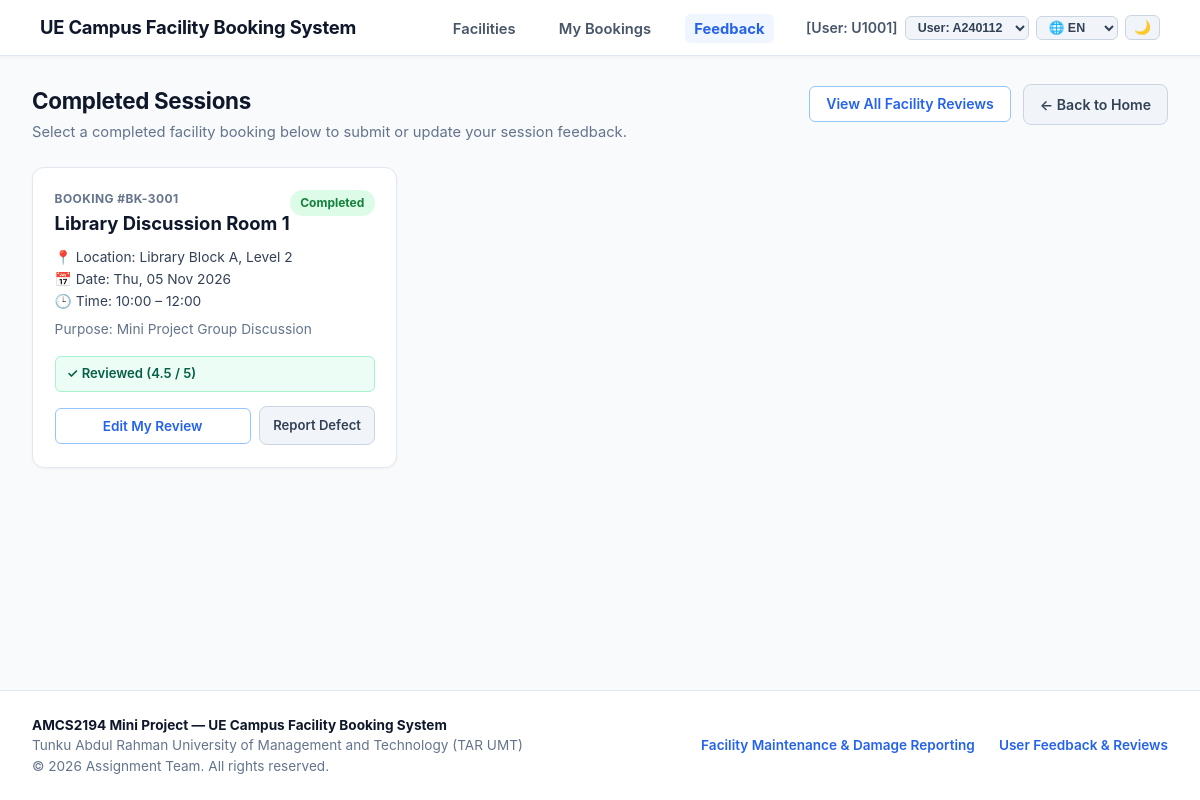
The app's page /modules/feedback/completed.php with its own data.
### tables this page shows
CREATE TABLE `user` (
  `UserID` varchar(10) NOT NULL,
  `FullName` varchar(100) NOT NULL,
  `CampusEmail` varchar(100) NOT NULL,
  `PhoneNo` varchar(15) NOT NULL,
  `UserRole` enum('Student','Staff','Admin','Technician') NOT NULL,
  `AccountStatus` enum('Active','Suspended','Inactive') DEFAULT 'Active',
  `PasswordHash` varchar(255) NOT NULL
);

CREATE TABLE `booking` (
  `BookingID` varchar(10) NOT NULL,
  `UserID` varchar(10) NOT NULL,
  `FacilityID` varchar(10) NOT NULL,
  `BookingDate` date NOT NULL,
  `StartTime` time NOT NULL,
  `EndTime` time NOT NULL,
  `Purpose` varchar(200) NOT NULL,
  `BookingStatus` enum('Confirmed','Checked-In','Cancelled','No-Show','Completed') DEFAULT 'Confirmed'
);

CREATE TABLE `facility` (
  `FacilityID` varchar(10) NOT NULL,
  `FacilityName` varchar(100) NOT NULL,
  `Category` enum('Sports','Academic') NOT NULL,
  `LocationBlock` varchar(50) NOT NULL,
  `Capacity` int(11) NOT NULL,
  `AvailabilityStatus` enum('Available','Under Maintenance','Closed') DEFAULT 'Available'
);

CREATE TABLE `feedback` (
  `FeedbackID` varchar(10) NOT NULL,
  `BookingID` varchar(10) NOT NULL,
  `CleanlinessRating` decimal(2,1) NOT NULL CHECK (`CleanlinessRating` between 1.0 and 5.0),
  `ConditionRating` decimal(2,1) NOT NULL CHECK (`ConditionRating` between 1.0 and 5.0),
  `OverallScore` decimal(2,1) NOT NULL,
  `UserComments` text DEFAULT NULL,
  `AdminRemarks` varchar(300) DEFAULT NULL,
  `SubmissionDate` datetime DEFAULT current_timestamp()
);

### includes/auth.php (called while the page is built, shortened)
<?php
require_once __DIR__ . '/db.php';
class AuthService {
    public static function setActiveUser(string $userId): bool {
        $db = getDB();
        $stmt = $db->prepare('SELECT UserID, FullName, CampusEmail, PhoneNo, UserRole, AccountStatus FROM user WHERE UserID = ?');
        $stmt->execute([$userId]);
        $user = $stmt->fetch();
        if ($user) {
            return true;
        }
        return false;
    }
    public static function getCurrentUser(): array {
        if (!isset($_SESSION['user'])) {
            if (!self::setActiveUser('A240112')) {
                self::setActiveUser('U1001');
            }
        }
        return $_SESSION['user'];
    }
    public static function isAdmin(): bool {
        $user = self::getCurrentUser();
        return ($user['UserRole'] ?? '') === 'Admin';
    }
}

### includes/i18n.php (called while the page is built, shortened)
<?php
class I18n {
    private static ?string $currentLang = null;
    public static function getLang(): string {
        if (self::$currentLang !== null) {
            return self::$currentLang;
        }
        $detected = self::detectBrowserLanguage();
        self::$currentLang = $detected;
        return $detected;
    }
    private static function detectBrowserLanguage(): string {
        $header = strtolower($_SERVER['HTTP_ACCEPT_LANGUAGE'] ?? '');
        $parts = explode(',', $header);
        foreach ($parts as $part) {
            $code = trim(explode(';', $part)[0]);
            if (str_starts_with($code, 'en')) {
                return 'en';
            }
        }
        return 'en';
    }
    public static function get(string $key): string {
        $lang = self::getLang();
        return self::$translations[$lang][$key] ?? self::$translations['en'][$key] ?? $key;
    }
}
function t(string $key): string {
    return I18n::get($key);
}

### includes/db.php (called while the page is built, shortened)
<?php
class Database {
    private static ?PDO $instance = null;
    public static function getConnection(): PDO {
        if (self::$instance === null) {
            $dsn = sprintf(
                'mysql:host=%s;port=%s;dbname=%s;charset=%s',
                self::DB_HOST,
                self::DB_PORT,
                self::DB_NAME,
                self::DB_CHARSET
            );
            $options = [
                PDO::ATTR_ERRMODE            => PDO::ERRMODE_EXCEPTION,
                PDO::ATTR_DEFAULT_FETCH_MODE => PDO::FETCH_ASSOC,
                PDO::ATTR_EMULATE_PREPARES   => false,
            ];
            try {
                self::$instance = new PDO($dsn, self::DB_USER, self::DB_PASS, $options);
            } catch (PDOException $e) {
                error_log('Database Connection Error: ' . $e->getMessage());
                die('Database connection failed. Please ensure the MariaDB service in XAMPP is running.');
            }
        }
        return self::$instance;
    }
}
function getDB(): PDO {
    return Database::getConnection();
}

### services/FeedbackService.php (called while the page is built, shortened)
<?php
require_once __DIR__ . '/../includes/db.php';
class FeedbackService {
    private PDO $db;
    public function __construct() {
        $this->db = getDB();
    }
    public function getCompletedBookingsWithFeedbackStatus(?string $userId = null): array {
        $sql = "SELECT b.*, f.FacilityName, f.LocationBlock, f.Category AS FacilityCategory,
                       fb.FeedbackID, fb.OverallScore
                FROM booking b
                JOIN facility f ON b.FacilityID = f.FacilityID
                LEFT JOIN feedback fb ON b.BookingID = fb.BookingID
                WHERE b.BookingStatus = 'Completed'";
        $params = [];
        if ($userId !== null) {
            $sql .= " AND b.UserID = ?";
            $params[] = $userId;
        }
        $sql .= " ORDER BY b.BookingDate DESC, b.EndTime DESC";
        $stmt = $this->db->prepare($sql);
        $stmt->execute($params);
        return $stmt->fetchAll();
    }
}

### modules/feedback/completed.php (the view, shortened to what this page needs)
<?php
require_once __DIR__ . '/../../includes/auth.php';
require_once __DIR__ . '/../../services/FeedbackService.php';
$activeNav = 'feedback';
$service     = new FeedbackService();
$currentUser = AuthService::getCurrentUser();
$isAdmin     = AuthService::isAdmin();
$completedBookings = $service->getCompletedBookingsWithFeedbackStatus(
    $isAdmin ? null : $currentUser['UserID']
);
require_once __DIR__ . '/../../includes/header.php';
?>
<div class="page-header-row">
    <div>
        <h1 class="page-title"><?= htmlspecialchars(t('comp_title')) ?></h1>
        <p class="page-subtitle"><?= htmlspecialchars(t('comp_sub')) ?></p>
    </div>
    <div style="display: flex; gap: 0.75rem; align-items: center;">
        <a href="index.php" class="btn btn-outline-blue" style="padding: 0.55rem 1rem; font-size: 0.88rem;">
            <?= htmlspecialchars(t('btn_view_all_reviews')) ?>
        </a>
        <a href="../../index.php" class="btn btn-cancel" style="padding: 0.55rem 1rem; font-size: 0.88rem;">
            <?= htmlspecialchars(t('btn_back_home')) ?>
        </a>
    </div>
</div>
<?php if (empty($completedBookings)): ?>
    <div class="ui-card" style="text-align: center; padding: 3rem 1.5rem; color: var(--text-muted);">
        <p style="font-size: 1.05rem; margin-bottom: 1rem;"><?= htmlspecialchars(t('comp_empty')) ?></p>
        <a href="../../index.php" class="btn btn-primary-blue"><?= htmlspecialchars(t('comp_browse')) ?></a>
    </div>
<?php else: ?>
    <div style="display: grid; grid-template-columns: repeat(auto-fill, minmax(320px, 1fr)); gap: 1.25rem;">
        <?php foreach ($completedBookings as $b): ?>
            <?php
                $hasReview = !empty($b['FeedbackID']);
                $scoreLabel = $hasReview ? rtrim(rtrim(number_format((float)$b['OverallScore'], 2, '.', ''), '0'), '.') : null;
            ?>
            <div class="ui-card" style="padding: 1.35rem; margin-bottom: 0; display: flex; flex-direction: column; justify-content: space-between; border-radius: 12px;">
                <div>
                    <div style="display: flex; justify-content: space-between; align-items: flex-start; margin-bottom: 0.5rem;">
                        <div>
                            <div style="font-size: 0.75rem; font-weight: 700; color: var(--text-muted); text-transform: uppercase; letter-spacing: 0.4px;">
                                <?= htmlspecialchars(t('lbl_booking')) ?> #<?= htmlspecialchars($b['BookingID']) ?>
                            </div>
                            <div style="font-size: 1.15rem; font-weight: 700; color: var(--text-heading); margin-top: 0.15rem;">
                                <?= htmlspecialchars($b['FacilityName']) ?>
                            </div>
                        </div>
                        <span class="pill-badge pill-resolved"><?= htmlspecialchars(t('status_completed')) ?></span>
                    </div>
                    <div style="font-size: 0.86rem; color: var(--text-body); margin-bottom: 1rem; line-height: 1.6;">
                        <div>&#128205; <?= htmlspecialchars(t('lbl_location')) ?> <?= htmlspecialchars($b['LocationBlock']) ?></div>
                        <div>&#128197; <?= htmlspecialchars(t('lbl_date')) ?> <?= htmlspecialchars(date('D, d M Y', strtotime($b['BookingDate']))) ?></div>
                        <div>&#128338; <?= htmlspecialchars(t('lbl_time')) ?> <?= htmlspecialchars(substr($b['StartTime'], 0, 5)) ?> &ndash; <?= htmlspecialchars(substr($b['EndTime'], 0, 5)) ?></div>
                        <div style="color: var(--text-muted); margin-top: 0.35rem;"><?= htmlspecialchars(t('lbl_purpose')) ?> <?= htmlspecialchars($b['Purpose']) ?></div>
                    </div>
                    <?php if ($hasReview): ?>
                        <div style="background: #ecfdf5; border: 1px solid #a7f3d0; color: #065f46; border-radius: 6px; padding: 0.45rem 0.7rem; font-size: 0.82rem; font-weight: 600; margin-bottom: 0.9rem;">
                            &#10003; <?= htmlspecialchars(t('comp_reviewed')) ?> (<?= htmlspecialchars($scoreLabel) ?> / 5)
                        </div>
                    <?php endif; ?>
                </div>
                <div style="display: flex; gap: 0.55rem; align-items: center;">
                    <?php if ($hasReview): ?>
                        <a href="edit.php?id=<?= urlencode($b['FeedbackID']) ?>&amp;return_to=completed" class="btn btn-outline-blue" style="flex: 1; padding: 0.55rem; font-size: 0.85rem;">
                            <?= htmlspecialchars(t('btn_edit_my_review')) ?>
                        </a>
                    <?php else: ?>
                        <a href="submit.php?booking_id=<?= urlencode($b['BookingID']) ?>" class="btn btn-primary-blue" style="flex: 1; padding: 0.55rem; font-size: 0.85rem;">
                            &#9997; <?= htmlspecialchars(t('btn_rate_review')) ?>
                        </a>
                    <?php endif; ?>
                    <a href="../maintenance/report.php?facility_id=<?= urlencode($b['FacilityID']) ?>" class="btn btn-cancel" style="padding: 0.55rem 0.8rem; font-size: 0.82rem;">
                        <?= htmlspecialchars(t('btn_report_short')) ?>
                    </a>
                </div>
            </div>
        <?php endforeach; ?>
    </div>
<?php endif; ?>
<?php require_once __DIR__ . '/../../includes/footer.php'; ?>

### includes/header.php (shortened to what this page needs)
<?php
require_once __DIR__ . '/auth.php';
require_once __DIR__ . '/i18n.php';
$currentLang = I18n::getLang();
$currentUser = AuthService::getCurrentUser();
$scriptName = $_SERVER['SCRIPT_NAME'] ?? '';
$pos = strpos($scriptName, '/UE-Campus-Facility-System');
if ($pos !== false) {
    $baseUrl = '/UE-Campus-Facility-System/';
} else {
    $baseUrl = '/';
}
$isAdmin      = ($currentUser['UserRole'] ?? '') === 'Admin';
$isTechnician = ($currentUser['UserRole'] ?? '') === 'Technician';
?>
<!DOCTYPE html>
<html lang="en">
<head>
    <link rel="stylesheet" href="<?= $baseUrl ?>assets/css/style.css">
</head>
<body>
<header class="navbar-top">
    <div class="nav-container">
        <a href="<?= $isTechnician ? $baseUrl . 'modules/maintenance/index.php' : $baseUrl . 'index.php' ?>" class="brand-title">
            <?= htmlspecialchars(t('brand_title')) ?>
        </a>
        <nav>
            <ul class="nav-links">
                <?php if ($isTechnician): ?>
                    <li><a href="<?= $baseUrl ?>modules/maintenance/index.php" class="nav-link <?= $activeNav === 'maintenance' ? 'active' : '' ?>"><?= htmlspecialchars(t('nav_maintenance')) ?></a></li>
                <?php else: ?>
                    <li><a href="<?= $baseUrl ?>index.php" class="nav-link <?= $activeNav === 'facilities' ? 'active' : '' ?>"><?= htmlspecialchars(t('nav_facilities')) ?></a></li>
                    <li><a href="<?= $baseUrl ?>index.php#my-bookings" class="nav-link <?= $activeNav === 'bookings' ? 'active' : '' ?>"><?= htmlspecialchars(t('nav_my_bookings')) ?></a></li>
                    <li><a href="<?= $baseUrl ?>modules/feedback/index.php" class="nav-link <?= $activeNav === 'feedback' ? 'active' : '' ?>"><?= htmlspecialchars(t('nav_feedback')) ?></a></li>
                <?php endif; ?>
                <li style="display: flex; align-items: center; gap: 0.45rem;">
                    <span class="user-badge-text">
                        <?php
                            $rolePrefix = $isAdmin ? 'Admin' : ($isTechnician ? 'Tech' : 'User');
                            echo '[' . $rolePrefix . ': ' . htmlspecialchars($currentUser['UserID']) . ']';
                        ?>
                    </span>
                    <form method="GET" style="margin: 0; display: inline;">
                        <select name="switch_user" onchange="this.form.submit()" class="nav-select-compact" title="Toggle persona for testing">
                            <option value="A240112" <?= $currentUser['UserID'] === 'A240112' ? 'selected' : '' ?>>User: A240112</option>
                        </select>
                    </form>
                    <form method="GET" style="margin: 0; display: inline;">
                        <select name="lang" onchange="this.form.submit()" class="nav-select-compact" title="<?= htmlspecialchars(t('lang_label')) ?>">
                            <option value="en" <?= $currentLang === 'en' ? 'selected' : '' ?>>🌐 EN</option>
                        </select>
                    </form>
                    <button type="button" id="themeToggleBtn" onclick="toggleUeTheme()" class="theme-toggle-btn" title="<?= htmlspecialchars(t('theme_toggle')) ?>">
                    </button>
                </li>
            </ul>
        </nav>
    </div>
</header>
<main class="main-wrapper">

### records on screen
user: UserRole "User", UserID "U1001"
booking: BookingID "BK-3001", FacilityID.FacilityName "Library Discussion Room 1", FacilityID.LocationBlock "Library Block A, Level 2", BookingDate "Thu, 05 Nov 2026", StartTime "10:00", EndTime "12:00", Purpose "Mini Project Group Discussion", feedback.OverallScore "4.5"

### other values on screen
t('brand_title') "UE Campus Facility Booking System"
t('nav_facilities') "Facilities"
t('nav_my_bookings') "My Bookings"
t('nav_feedback') "Feedback"
t('comp_title') "Completed Sessions"
t('comp_sub') "Select a completed facility booking below to submit or update your session feedback."
t('btn_view_all_reviews') "View All Facility Reviews"
t('btn_back_home') "← Back to Home"
t('footer_maint') "Facility Maintenance & Damage Reporting"
t('footer_fb') "User Feedback & Reviews"
